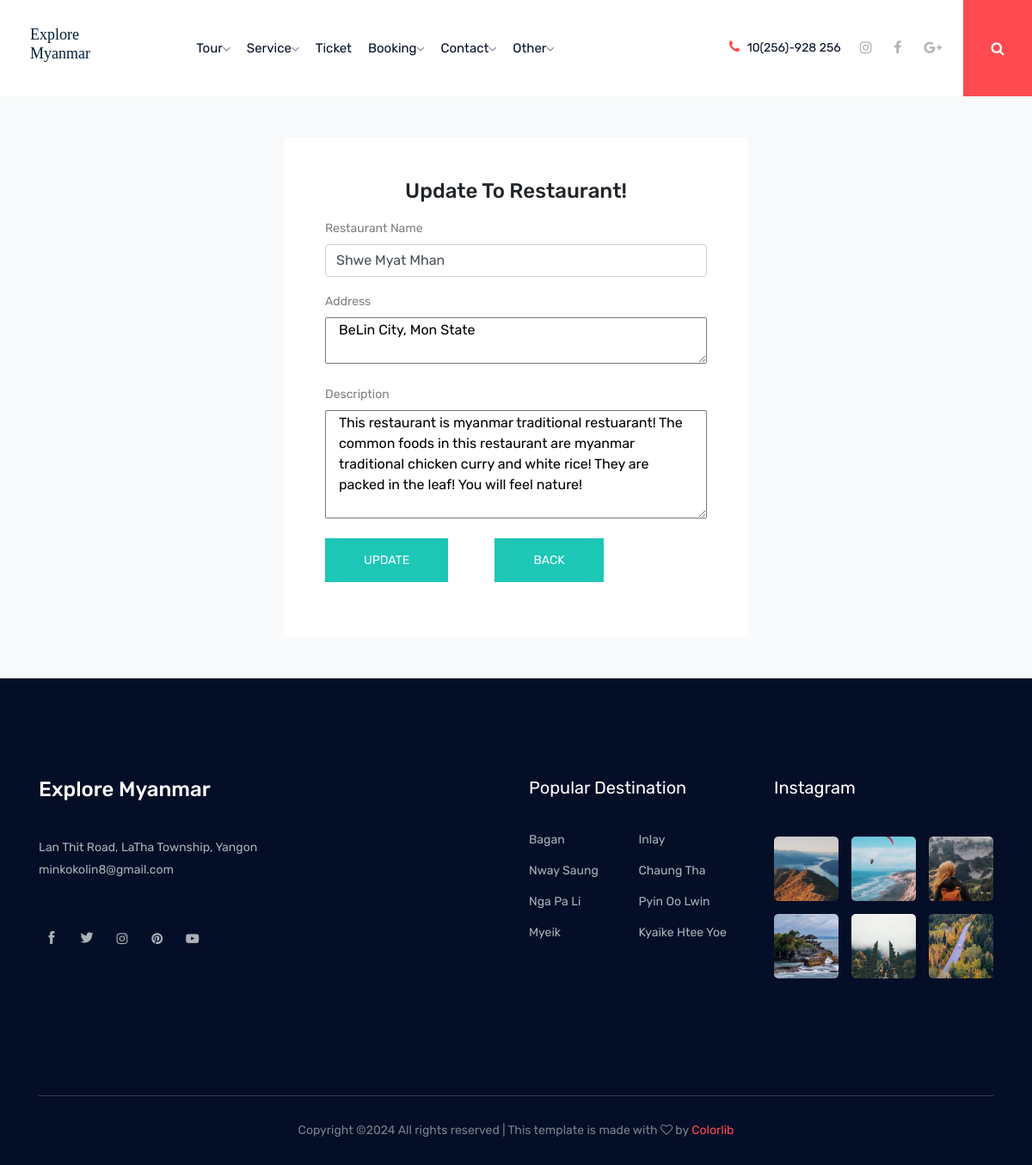
The app's page /admin/restaurant_update.php?rid=1 with its own data.
### tables this page shows
CREATE TABLE `restaurant` (
  `restaurantid` int(11) NOT NULL,
  `restaurantname` varchar(50) DEFAULT NULL,
  `address` varchar(255) DEFAULT NULL,
  `description` varchar(255) DEFAULT NULL
);

### admin/restaurant_update.php (the view, shortened to what this page needs)
<?php
	include('../connect.php');
	include('menu_main_admin.php');
	if (isset($_REQUEST['rid'])) {
    $restaurantid=$_REQUEST['rid'];
    $selectrestaurant="SELECT * FROM Restaurant where restaurantid='$restaurantid'";
    $runselectrestaurant=mysqli_query($connection,$selectrestaurant);
    if ($runselectrestaurant) {
      $data=mysqli_fetch_array($runselectrestaurant);
      $restaurantname=$data['restaurantname'];
      $restaurantaddress=$data['address'];
      $restaurantdescription=$data['description'];
    }
	}
 ?>
 <!DOCTYPE html>
 <html>
 <head>
 </head>
 <body>
 	<section class="site-section bg-light bg-image">
    	<br><br>
      <div class="container">
        <div class="row">
        	<div class="col-md-3">
        	</div>
          <div class="col-md-6 mb-0" data-aos="fade-up" data-aos-once="false">
            <form action="" class="p-5 bg-white" method="post" action="">
              <center><h2 class="h4 text-black mb-3">Update To Restaurant!</h2></center>
              <div class="row form-group">
                <div class="col-md-12 mb-0 mb-md-0">
                  <label class="text-black">Restaurant Name</label>
                  <input type="text" class="form-control" name="txtrestaurantname" value="<?php echo $restaurantname ?>" required>
                </div>
              </div>
              <div class="row form-group">
                <div class="col-md-12 mb-0 mb-md-0">
                  <label class="text-black">Address</label><br>
                  <textarea name="txtrestaurantaddress" class="col-12" rows="2"><?php echo $restaurantaddress; ?></textarea>
                </div>
              </div>
              <div class="row form-group">
                <div class="col-md-12 mb-0 mb-md-0">
                  <label class="text-black">Description</label><br>
                  <textarea name="txtrestaurantdescription" class="col-12" rows="5"><?php echo $restaurantdescription; ?></textarea>
                </div>
              </div>
              <div class="row form-group">
                <div class="col-md-4 col-3">
                  <input type="submit" value="Update" class="button button-contactForm boxed-btn" name="btnrestaurantupdate">
                </div>
                <div class="col-md-1 col-3">
                </div>
                <div class="col-md-4 col-3">
                	<a href="restaurant.php">
              			<button type="button" class="button button-contactForm boxed-btn">Back</button>
            		</a>
                </div>
              </div>
            </form>
          </div>
        </div>
      </div>
      <br><br>
    </section>
 </body>
 </html>
 <?php
 	include('footer.php');
  ?>

### records on screen
restaurant: txtrestaurantname "Shwe Myat Mhan", txtrestaurantaddress "BeLin City, Mon State", txtrestaurantdescription "This restaurant is myanmar traditional restuarant! The common foods in this restaurant are myanmar traditional chicken curry and white rice! They are packed in the leaf! You will feel nature!"
